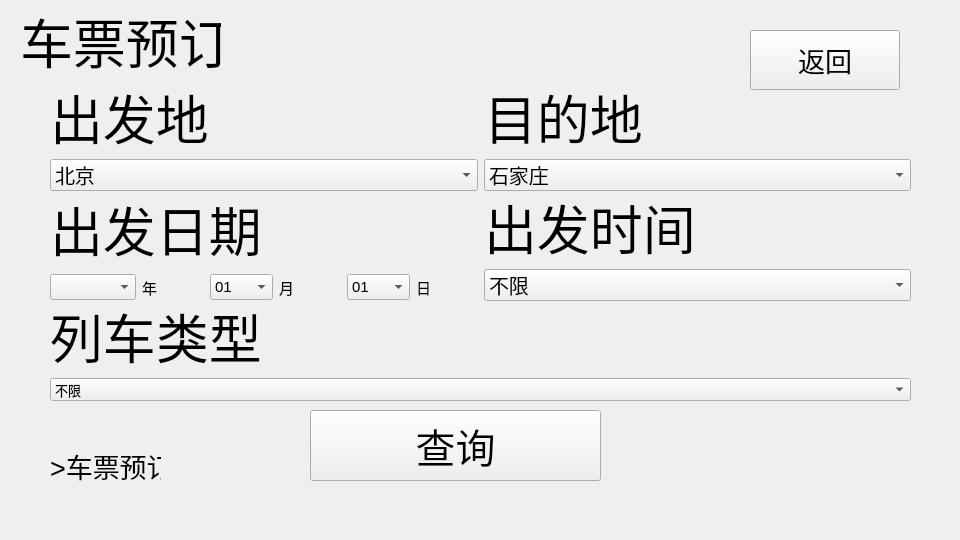
<?xml version="1.0" encoding="UTF-8"?>
<ui version="4.0">
 <class>Search</class>
 <widget class="QWidget" name="Search">
  <property name="geometry">
   <rect>
    <x>0</x>
    <y>0</y>
    <width>960</width>
    <height>540</height>
   </rect>
  </property>
  <property name="font">
   <font>
    <pointsize>10</pointsize>
   </font>
  </property>
  <property name="windowTitle">
   <string>Form</string>
  </property>
  <widget class="QPushButton" name="pushButton">
   <property name="geometry">
    <rect>
     <x>310</x>
     <y>410</y>
     <width>291</width>
     <height>71</height>
    </rect>
   </property>
   <property name="font">
    <font>
     <pointsize>30</pointsize>
    </font>
   </property>
   <property name="text">
    <string>查询</string>
   </property>
  </widget>
  <widget class="QLabel" name="label">
   <property name="geometry">
    <rect>
     <x>20</x>
     <y>0</y>
     <width>201</width>
     <height>81</height>
    </rect>
   </property>
   <property name="font">
    <font>
     <pointsize>40</pointsize>
    </font>
   </property>
   <property name="text">
    <string>车票预订</string>
   </property>
  </widget>
  <widget class="QWidget" name="horizontalLayoutWidget">
   <property name="geometry">
    <rect>
     <x>50</x>
     <y>80</y>
     <width>861</width>
     <height>111</height>
    </rect>
   </property>
   <layout class="QHBoxLayout" name="horizontalLayout">
    <item>
     <layout class="QVBoxLayout" name="verticalLayout">
      <item>
       <widget class="QLabel" name="label_2">
        <property name="font">
         <font>
          <pointsize>40</pointsize>
         </font>
        </property>
        <property name="text">
         <string>出发地</string>
        </property>
       </widget>
      </item>
      <item>
       <widget class="QComboBox" name="comboBox">
        <property name="font">
         <font>
          <pointsize>15</pointsize>
         </font>
        </property>
        <item>
         <property name="text">
          <string>北京</string>
         </property>
        </item>
        <item>
         <property name="text">
          <string>天津</string>
         </property>
        </item>
        <item>
         <property name="text">
          <string>上海</string>
         </property>
        </item>
        <item>
         <property name="text">
          <string>重庆</string>
         </property>
        </item>
        <item>
         <property name="text">
          <string>石家庄</string>
         </property>
        </item>
        <item>
         <property name="text">
          <string>太原</string>
         </property>
        </item>
        <item>
         <property name="text">
          <string>沈阳</string>
         </property>
        </item>
        <item>
         <property name="text">
          <string>长春</string>
         </property>
        </item>
        <item>
         <property name="text">
          <string>哈尔滨</string>
         </property>
        </item>
        <item>
         <property name="text">
          <string>南京</string>
         </property>
        </item>
        <item>
         <property name="text">
          <string>杭州</string>
         </property>
        </item>
        <item>
         <property name="text">
          <string>合肥</string>
         </property>
        </item>
        <item>
         <property name="text">
          <string>福州</string>
         </property>
        </item>
        <item>
         <property name="text">
          <string>南昌</string>
         </property>
        </item>
        <item>
         <property name="text">
          <string>济南</string>
         </property>
        </item>
        <item>
         <property name="text">
          <string>郑州</string>
         </property>
        </item>
        <item>
         <property name="text">
          <string>武汉</string>
         </property>
        </item>
        <item>
         <property name="text">
          <string>长沙</string>
         </property>
        </item>
        <item>
         <property name="text">
          <string>广州</string>
         </property>
        </item>
        <item>
         <property name="text">
          <string>海口</string>
         </property>
        </item>
        <item>
         <property name="text">
          <string>成都</string>
         </property>
        </item>
        <item>
         <property name="text">
          <string>贵阳</string>
         </property>
        </item>
        <item>
         <property name="text">
          <string>昆明</string>
         </property>
        </item>
        <item>
         <property name="text">
          <string>西安</string>
         </property>
        </item>
        <item>
         <property name="text">
          <string>兰州</string>
         </property>
        </item>
        <item>
         <property name="text">
          <string>西宁</string>
         </property>
        </item>
        <item>
         <property name="text">
          <string>拉萨</string>
         </property>
        </item>
        <item>
         <property name="text">
          <string>南宁</string>
         </property>
        </item>
        <item>
         <property name="text">
          <string>呼和浩特</string>
         </property>
        </item>
        <item>
         <property name="text">
          <string>银川</string>
         </property>
        </item>
        <item>
         <property name="text">
          <string>乌鲁木齐</string>
         </property>
        </item>
       </widget>
      </item>
     </layout>
    </item>
    <item>
     <layout class="QVBoxLayout" name="verticalLayout_2">
      <item>
       <widget class="QLabel" name="label_3">
        <property name="font">
         <font>
          <pointsize>40</pointsize>
         </font>
        </property>
        <property name="text">
         <string>目的地</string>
        </property>
       </widget>
      </item>
      <item>
       <widget class="QComboBox" name="comboBox_2">
        <property name="font">
         <font>
          <pointsize>15</pointsize>
         </font>
        </property>
        <property name="currentIndex">
         <number>4</number>
        </property>
        <item>
         <property name="text">
          <string>北京</string>
         </property>
        </item>
        <item>
         <property name="text">
          <string>天津</string>
         </property>
        </item>
        <item>
         <property name="text">
          <string>上海</string>
         </property>
        </item>
        <item>
         <property name="text">
          <string>重庆</string>
         </property>
        </item>
        <item>
         <property name="text">
          <string>石家庄</string>
         </property>
        </item>
        <item>
         <property name="text">
          <string>太原</string>
         </property>
        </item>
        <item>
         <property name="text">
          <string>沈阳</string>
         </property>
        </item>
        <item>
         <property name="text">
          <string>长春</string>
         </property>
        </item>
        <item>
         <property name="text">
          <string>哈尔滨</string>
         </property>
        </item>
        <item>
         <property name="text">
          <string>南京</string>
         </property>
        </item>
        <item>
         <property name="text">
          <string>杭州</string>
         </property>
        </item>
        <item>
         <property name="text">
          <string>合肥</string>
         </property>
        </item>
        <item>
         <property name="text">
          <string>福州</string>
         </property>
        </item>
        <item>
         <property name="text">
          <string>南昌</string>
         </property>
        </item>
        <item>
         <property name="text">
          <string>济南</string>
         </property>
        </item>
        <item>
         <property name="text">
          <string>郑州</string>
         </property>
        </item>
        <item>
         <property name="text">
          <string>武汉</string>
         </property>
        </item>
        <item>
         <property name="text">
          <string>长沙</string>
         </property>
        </item>
        <item>
         <property name="text">
          <string>广州</string>
         </property>
        </item>
        <item>
         <property name="text">
          <string>海口</string>
         </property>
        </item>
        <item>
         <property name="text">
          <string>成都</string>
         </property>
        </item>
        <item>
         <property name="text">
          <string>贵阳</string>
         </property>
        </item>
        <item>
         <property name="text">
          <string>昆明</string>
         </property>
        </item>
        <item>
         <property name="text">
          <string>西安</string>
         </property>
        </item>
        <item>
         <property name="text">
          <string>兰州</string>
         </property>
        </item>
        <item>
         <property name="text">
          <string>西宁</string>
         </property>
        </item>
        <item>
         <property name="text">
          <string>拉萨</string>
         </property>
        </item>
        <item>
         <property name="text">
          <string>南宁</string>
         </property>
        </item>
        <item>
         <property name="text">
          <string>呼和浩特</string>
         </property>
        </item>
        <item>
         <property name="text">
          <string>银川</string>
         </property>
        </item>
        <item>
         <property name="text">
          <string>乌鲁木齐</string>
         </property>
        </item>
       </widget>
      </item>
     </layout>
    </item>
   </layout>
  </widget>
  <widget class="QWidget" name="horizontalLayoutWidget_2">
   <property name="geometry">
    <rect>
     <x>50</x>
     <y>190</y>
     <width>861</width>
     <height>111</height>
    </rect>
   </property>
   <property name="font">
    <font>
     <pointsize>11</pointsize>
    </font>
   </property>
   <layout class="QHBoxLayout" name="horizontalLayout_2">
    <item>
     <layout class="QVBoxLayout" name="verticalLayout_3">
      <item>
       <widget class="QLabel" name="label_4">
        <property name="font">
         <font>
          <pointsize>40</pointsize>
         </font>
        </property>
        <property name="text">
         <string>出发日期</string>
        </property>
       </widget>
      </item>
      <item>
       <layout class="QHBoxLayout" name="horizontalLayout_4">
        <item>
         <widget class="QComboBox" name="comboBox_3">
          <property name="font">
           <font>
            <pointsize>11</pointsize>
           </font>
          </property>
          <property name="currentText">
           <string/>
          </property>
         </widget>
        </item>
        <item>
         <widget class="QLabel" name="label_8">
          <property name="font">
           <font>
            <pointsize>11</pointsize>
           </font>
          </property>
          <property name="text">
           <string>年</string>
          </property>
         </widget>
        </item>
        <item>
         <widget class="QComboBox" name="comboBox_6">
          <property name="font">
           <font>
            <pointsize>11</pointsize>
           </font>
          </property>
          <item>
           <property name="text">
            <string>01</string>
           </property>
          </item>
          <item>
           <property name="text">
            <string>02</string>
           </property>
          </item>
          <item>
           <property name="text">
            <string>03</string>
           </property>
          </item>
          <item>
           <property name="text">
            <string>04</string>
           </property>
          </item>
          <item>
           <property name="text">
            <string>05</string>
           </property>
          </item>
          <item>
           <property name="text">
            <string>06</string>
           </property>
          </item>
          <item>
           <property name="text">
            <string>07</string>
           </property>
          </item>
          <item>
           <property name="text">
            <string>08</string>
           </property>
          </item>
          <item>
           <property name="text">
            <string>09</string>
           </property>
          </item>
          <item>
           <property name="text">
            <string>10</string>
           </property>
          </item>
          <item>
           <property name="text">
            <string>11</string>
           </property>
          </item>
          <item>
           <property name="text">
            <string>12</string>
           </property>
          </item>
         </widget>
        </item>
        <item>
         <widget class="QLabel" name="label_9">
          <property name="font">
           <font>
            <pointsize>11</pointsize>
           </font>
          </property>
          <property name="text">
           <string>月</string>
          </property>
         </widget>
        </item>
        <item>
         <widget class="QComboBox" name="comboBox_7">
          <property name="font">
           <font>
            <pointsize>11</pointsize>
           </font>
          </property>
          <item>
           <property name="text">
            <string>01</string>
           </property>
          </item>
          <item>
           <property name="text">
            <string>02</string>
           </property>
          </item>
          <item>
           <property name="text">
            <string>03</string>
           </property>
          </item>
          <item>
           <property name="text">
            <string>04</string>
           </property>
          </item>
          <item>
           <property name="text">
            <string>05</string>
           </property>
          </item>
          <item>
           <property name="text">
            <string>06</string>
           </property>
          </item>
          <item>
           <property name="text">
            <string>07</string>
           </property>
          </item>
          <item>
           <property name="text">
            <string>08</string>
           </property>
          </item>
          <item>
           <property name="text">
            <string>09</string>
           </property>
          </item>
          <item>
           <property name="text">
            <string>10</string>
           </property>
          </item>
          <item>
           <property name="text">
            <string>11</string>
           </property>
          </item>
          <item>
           <property name="text">
            <string>12</string>
           </property>
          </item>
          <item>
           <property name="text">
            <string>13</string>
           </property>
          </item>
          <item>
           <property name="text">
            <string>14</string>
           </property>
          </item>
          <item>
           <property name="text">
            <string>15</string>
           </property>
          </item>
          <item>
           <property name="text">
            <string>16</string>
           </property>
          </item>
          <item>
           <property name="text">
            <string>17</string>
           </property>
          </item>
          <item>
           <property name="text">
            <string>18</string>
           </property>
          </item>
          <item>
           <property name="text">
            <string>19</string>
           </property>
          </item>
          <item>
           <property name="text">
            <string>20</string>
           </property>
          </item>
          <item>
           <property name="text">
            <string>21</string>
           </property>
          </item>
          <item>
           <property name="text">
            <string>22</string>
           </property>
          </item>
          <item>
           <property name="text">
            <string>23</string>
           </property>
          </item>
          <item>
           <property name="text">
            <string>24</string>
           </property>
          </item>
          <item>
           <property name="text">
            <string>25</string>
           </property>
          </item>
          <item>
           <property name="text">
            <string>26</string>
           </property>
          </item>
          <item>
           <property name="text">
            <string>27</string>
           </property>
          </item>
          <item>
           <property name="text">
            <string>28</string>
           </property>
          </item>
          <item>
           <property name="text">
            <string>29</string>
           </property>
          </item>
          <item>
           <property name="text">
            <string>30</string>
           </property>
          </item>
          <item>
           <property name="text">
            <string>31</string>
           </property>
          </item>
         </widget>
        </item>
        <item>
         <widget class="QLabel" name="label_10">
          <property name="font">
           <font>
            <pointsize>11</pointsize>
           </font>
          </property>
          <property name="text">
           <string>日</string>
          </property>
         </widget>
        </item>
       </layout>
      </item>
     </layout>
    </item>
    <item>
     <layout class="QVBoxLayout" name="verticalLayout_5">
      <item>
       <widget class="QLabel" name="label_5">
        <property name="font">
         <font>
          <pointsize>40</pointsize>
         </font>
        </property>
        <property name="text">
         <string>出发时间</string>
        </property>
       </widget>
      </item>
      <item>
       <widget class="QComboBox" name="comboBox_4">
        <property name="font">
         <font>
          <pointsize>15</pointsize>
         </font>
        </property>
        <item>
         <property name="text">
          <string>不限</string>
         </property>
        </item>
        <item>
         <property name="text">
          <string>00:01-08:00</string>
         </property>
        </item>
        <item>
         <property name="text">
          <string>08:01-12:00</string>
         </property>
        </item>
        <item>
         <property name="text">
          <string>12:01-16:00</string>
         </property>
        </item>
        <item>
         <property name="text">
          <string>16:01-20:00</string>
         </property>
        </item>
        <item>
         <property name="text">
          <string>20:01-00:00</string>
         </property>
        </item>
       </widget>
      </item>
     </layout>
    </item>
   </layout>
  </widget>
  <widget class="QWidget" name="horizontalLayoutWidget_3">
   <property name="geometry">
    <rect>
     <x>50</x>
     <y>300</y>
     <width>861</width>
     <height>101</height>
    </rect>
   </property>
   <layout class="QHBoxLayout" name="horizontalLayout_3">
    <item>
     <layout class="QVBoxLayout" name="verticalLayout_4">
      <item>
       <widget class="QLabel" name="label_6">
        <property name="font">
         <font>
          <pointsize>40</pointsize>
         </font>
        </property>
        <property name="text">
         <string>列车类型</string>
        </property>
       </widget>
      </item>
      <item>
       <widget class="QComboBox" name="comboBox_5">
        <item>
         <property name="text">
          <string>不限</string>
         </property>
        </item>
        <item>
         <property name="text">
          <string>高铁/动车组 G/D/C</string>
         </property>
        </item>
        <item>
         <property name="text">
          <string>普速列车 Y/K/T/Z</string>
         </property>
        </item>
       </widget>
      </item>
     </layout>
    </item>
   </layout>
  </widget>
  <widget class="QPushButton" name="pushButton_2">
   <property name="geometry">
    <rect>
     <x>750</x>
     <y>30</y>
     <width>150</width>
     <height>60</height>
    </rect>
   </property>
   <property name="font">
    <font>
     <pointsize>20</pointsize>
    </font>
   </property>
   <property name="text">
    <string>返回</string>
   </property>
  </widget>
  <widget class="QLabel" name="label_7">
   <property name="geometry">
    <rect>
     <x>50</x>
     <y>450</y>
     <width>111</width>
     <height>31</height>
    </rect>
   </property>
   <property name="font">
    <font>
     <pointsize>20</pointsize>
    </font>
   </property>
   <property name="text">
    <string>&gt;车票预订</string>
   </property>
  </widget>
 </widget>
 <resources/>
 <connections/>
</ui>
